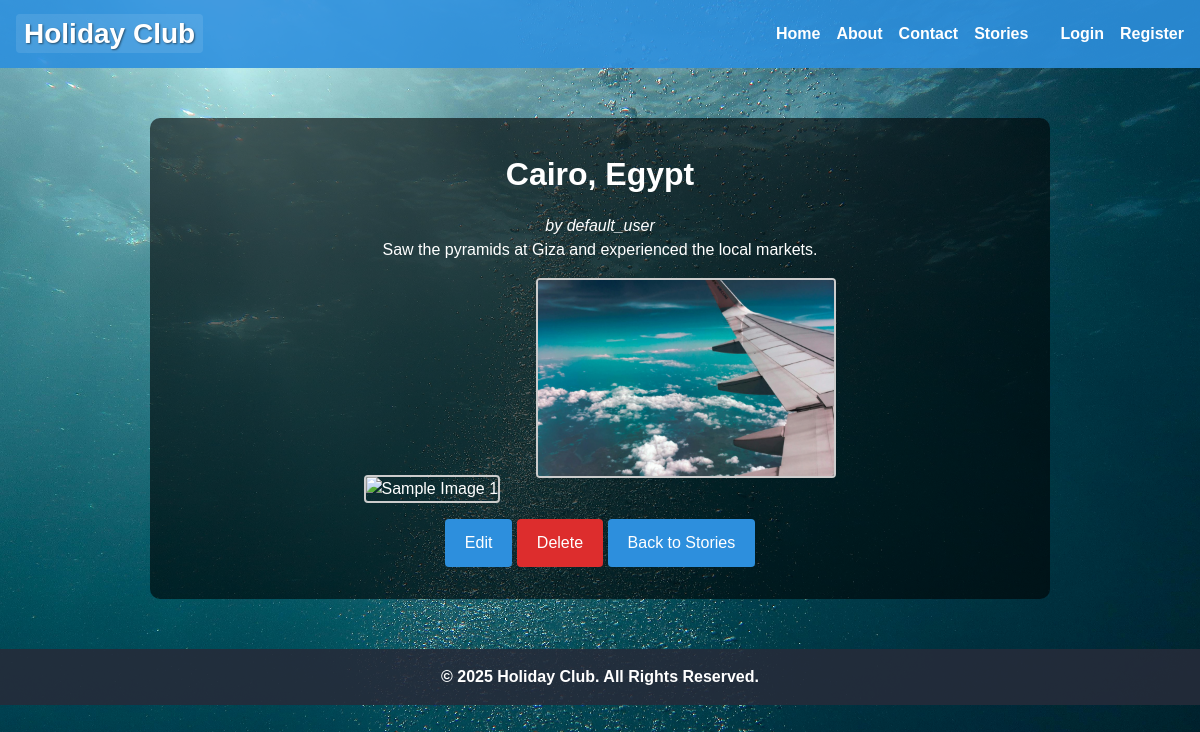
The page /story/3 on the database its author committed.
### tables this page shows
CREATE TABLE stories (
      id INTEGER PRIMARY KEY AUTOINCREMENT,
          user_id INTEGER NOT NULL,
              location TEXT NOT NULL,
                  story_text TEXT NOT NULL,
                      FOREIGN KEY (user_id) REFERENCES users(id)
                        );

CREATE TABLE users (
            id INTEGER PRIMARY KEY AUTOINCREMENT,
            username TEXT NOT NULL,
            email TEXT NOT NULL,
            password_hash TEXT
        );

### app.py (the view)
@app.route('/story/<int:story_id>')
def story_detail(story_id):
    conn = get_db_connection()
    story = conn.execute('''
        SELECT s.id, s.location, s.story_text, u.username
          FROM stories s
          JOIN users u ON s.user_id = u.id
         WHERE s.id = ?
    ''', (story_id,)).fetchone()
    conn.close()
    if story is None:
        flash("Story not found!", "error")
        return redirect(url_for('view_story'))
    return render_template('story.html', story=story)

### app.py (called while the page is built)
@app.before_request
def load_logged_in_user():
    user_id = session.get('user_id')
    g.user = None
    if user_id:
        conn = get_db_connection()
        g.user = conn.execute(
            "SELECT * FROM users WHERE id = ?", (user_id,)
        ).fetchone()
        conn.close()

def get_db_connection():
    conn = sqlite3.connect(DATABASE)
    conn.row_factory = sqlite3.Row
    conn.execute('PRAGMA foreign_keys = ON;')
    return conn

### templates/story.html
{% extends 'base.html' %}
{% block content %}
  <h1>{{ story.location }}</h1>
  <p><em>by {{ story.username }}</em></p>
  <p>{{ story.story_text }}</p>
  <div class="story-images">
    <img src="{{ url_for('static', filename='images/sample1.jpg') }}" alt="Sample Image 1">
    <img src="{{ url_for('static', filename='images/sample2.jpg') }}" alt="Sample Image 2">
  </div>
  <div class="story-actions">
    <a href="{{ url_for('edit_story', story_id=story.id) }}" class="btn">Edit</a>
    <a href="{{ url_for('delete_story', story_id=story.id) }}" class="btn delete">Delete</a>
    <a href="{{ url_for('view_story') }}" class="btn small">Back to Stories</a>
  </div>
{% endblock %}

### static/css/styles.css (style rules this page uses)
* { margin: 0; padding: 0; box-sizing: border-box; }
body { background: url("../images/background.jpg") no-repeat center center fixed; background-size: cover; font-family: Arial, sans-serif; color: white; line-height: 1.5; }
h1, h2, h3 { margin-bottom: 1rem; }
button[type="submit"], .btn { background-color: #2d8fdd; color: #fff; border: none; padding: 0.75rem 1.25rem; border-radius: 4px; cursor: pointer; text-decoration: none; display: inline-block; font-size: 1rem; }
.btn.delete { background-color: #dd2d2d; }
.story-images img { width: 300px; height: 200px; object-fit: cover; margin: 1rem; border: 2px solid #ccc; border-radius: 4px; }

### rows shown on the page
stories: location "Cairo, Egypt", story_text "Saw the pyramids at Giza and experienced the local markets."
users: username "default_user"
